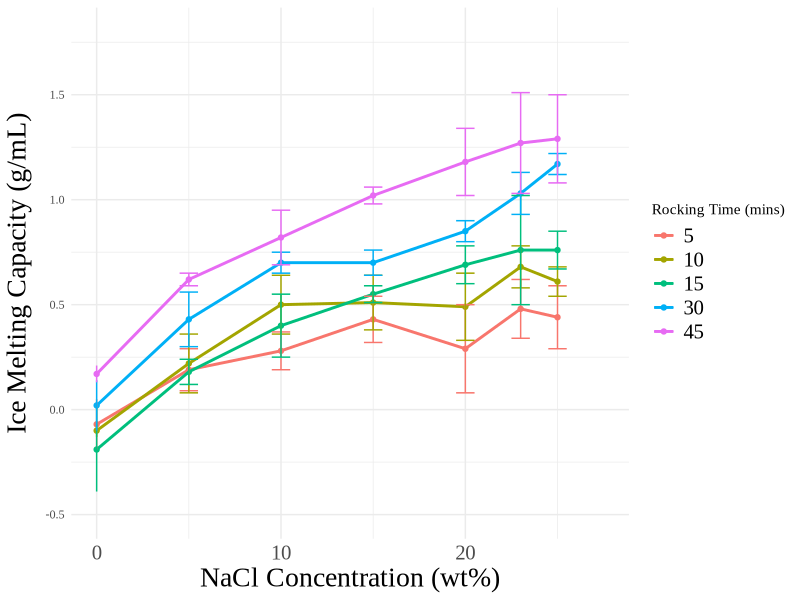

This chart was generated by the following R code:
library(ggplot2)
library(tidyr)
library(stringr)

data <- data.frame(
  time_intervals = c(5, 10, 15, 30, 45),
  `0 wt%` = c(-0.07, -0.10, -0.19, 0.02, 0.17),
  `5.0 wt%` = c(0.19, 0.22, 0.18, 0.43, 0.62),
  `10.0 wt%` = c(0.28, 0.50, 0.40, 0.70, 0.82),
  `15.0 wt%` = c(0.43, 0.51, 0.55, 0.70, 1.02),
  `20.0 wt%` = c(0.29, 0.49, 0.69, 0.85, 1.18),
  `23.3 wt%` = c(0.48, 0.68, 0.76, 1.03, 1.27),
  `25.0 wt%` = c(0.44, 0.61, 0.76, 1.17, 1.29))

data_long <- pivot_longer(data, cols = -time_intervals, names_to = "concentration", values_to = "Average")

data_long$concentration <- str_extract(data_long$concentration, "\\d+")

data_long$concentration <- as.numeric(data_long$concentration)

data_long$STD <- c(0.12, 0.10, 0.09, 0.11, 0.21, 0.14, 0.15, 0.03, 0.14, 0.14, 0.13, 0.16, 0.10, 0.07, 0.20, 0.06, 0.15, 0.04, 0.09, 0.26,
                   0.09, 0.12, 0.13, 0.05, 0.06, 0.05, 0.10, 0.05, 0.04, 0.03, 0.13, 0.04, 0.16, 0.24, 0.21)

ggplot(data_long, aes(x = concentration, y = Average, color = factor(time_intervals))) +
  geom_point() +
  geom_line(linewidth = 1) +
  geom_errorbar(aes(ymin = Average - STD, ymax = Average + STD), width = 1) +
  labs(x = "NaCl Concentration (wt%)", y = "Ice Melting Capacity (g/mL)", color = "Rocking Time (mins)") +
  theme_minimal() +
  theme(
    text = element_text(family = "Times New Roman"),
    plot.title = element_text(hjust = 0.5, size = 30),
    axis.title.x = element_text(size = 20),
    axis.title.y = element_text(size = 20, margin = margin(t = 0, r = 10, b = 0, l = 0)),
    axis.text.x = element_text(size = 15),
    legend.text = element_text(size = 15)) +
  ylim(-0.5, 1.8) +
  xlim(0, 27.5)

